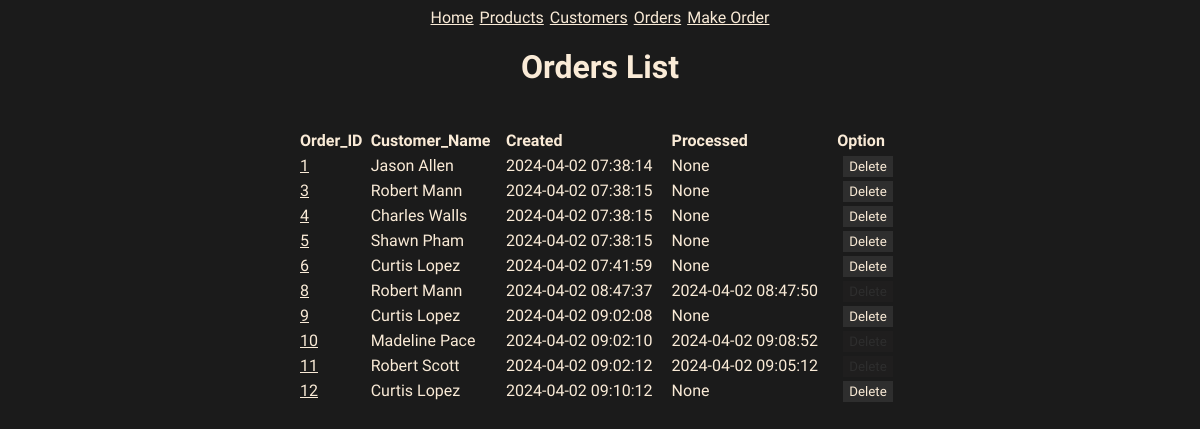
Screenshot of /orders/ with the database file from the repository.
### models.py (models this page shows, shortened)
class Order(db.Model):
    id = mapped_column(Integer, primary_key=True)
    customer_id = mapped_column(Integer, ForeignKey(Customer.id), nullable=False)
    customer = relationship("Customer", back_populates="orders")
    total = mapped_column(Numeric, nullable=False, default=0)
    items = relationship("ProductOrder", back_populates="order", cascade="all, delete-orphan")
    created = mapped_column(DateTime(timezone=True), default=func.now())
    processed = mapped_column(DateTime(timezone=True), nullable=True)

class Customer(db.Model):
    id = mapped_column(Integer, primary_key=True)
    name = mapped_column(String(50), nullable=False, unique=True)
    phone = mapped_column(String(50), nullable=False)
    balance = mapped_column(Numeric, nullable=False, default=0)
    orders = relationship("Order", back_populates="customer")

### routes/orders.py (the view)
@orders_bp.route("/", methods=['GET', 'POST'])
def orders_list():
        statement = db.select(Order).order_by(Order.id)
        records = db.session.execute(statement)
        results = records.scalars()
        return render_template("orders.html", orders = results)

### templates/orders.html
{% extends "base.html" %}
{% block content %}
<h1>Orders List</h1>
<table>
    <thead>
        <tr>
            <th>Order_ID</th>
            <th>Customer_Name</th>
            <th>Created</th>
            <th>Processed</th>
            <th>Option</th>
        </tr>
    </thead>
    <tbody>
        {% for order in orders %}
        {% set class_name = "pending" %}
        {% if order.processed %}
        {% set class_name = "processed" %}
        {% endif %}
        <tr class="{{ class_name }}">
            <td><a href="/orders/{{order.id}}">{{ order.id }}</a></td>
            <td>{{ order.customer.name }}</td>
            <td>{{ order.created }}</td>
            <td>{{ order.processed }}</td>
            <td><a href="/orders/{{order.id}}/delete" class="btn {{ class_name }}"
                    onclick="return confirm('Are you sure to delete?')">Delete</a></td>
        </tr>
        {% endfor %}
    </tbody>
</table>
{% endblock %}

### static/style.css (style rules this page uses)
:root { --font-color: antiquewhite; --background: #1b1b1b; --bg-variant: #2e2e2e; --bg-variant-dark: #1f1e1e; }
body { display: flex; align-items: center; justify-content: center; background-color: var(--background); color: var(--font-color); font-family: "Roboto Condensed", sans-serif; }
a { color: var(--font-color); }
table { margin-top: 20px; width: 100%; border-collapse: collapse; }
th, td { text-align: left; padding: 3px 0; }
.btn { cursor: pointer; font-family: "Roboto Condensed", sans-serif; font-weight: 500; font-size: smaller; background-color: var(--bg-variant); color: var(--font-color); padding: 3px 6px; text-decoration: none; margin-left: 6px; }
.btn.processed { cursor: not-allowed; pointer-events: none; background-color: var(--bg-variant-dark); color: var(--bg-variant); }
.btn.pending { background-color: var(--bg-variant); color: var(--font-color); }

### rows the page displays
Order: id "1", customer.name "Jason Allen", created "2024-04-02 07:38:14", processed "None"
Order: id "3", customer.name "Robert Mann", created "2024-04-02 07:38:15", processed "None"
Order: id "4", customer.name "Charles Walls", created "2024-04-02 07:38:15", processed "None"
Order: id "5", customer.name "Shawn Pham", created "2024-04-02 07:38:15", processed "None"
Order: id "6", customer.name "Curtis Lopez", created "2024-04-02 07:41:59", processed "None"
Order: id "8", customer.name "Robert Mann", created "2024-04-02 08:47:37", processed "2024-04-02 08:47:50"
Order: id "9", customer.name "Curtis Lopez", created "2024-04-02 09:02:08", processed "None"
Order: id "10", customer.name "Madeline Pace", created "2024-04-02 09:02:10", processed "2024-04-02 09:08:52"
Order: id "11", customer.name "Robert Scott", created "2024-04-02 09:02:12", processed "2024-04-02 09:05:12"
Order: id "12", customer.name "Curtis Lopez", created "2024-04-02 09:10:12", processed "None"
